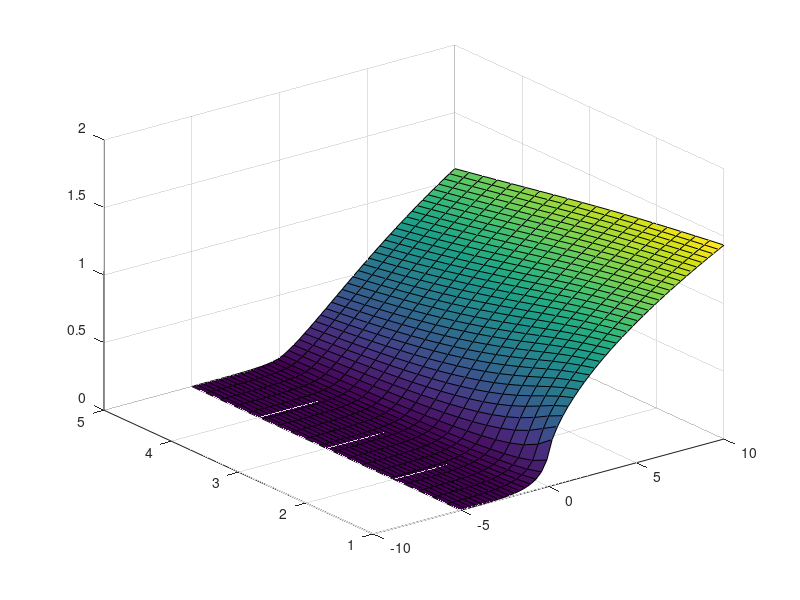

Recreate this plot in MATLAB.
% This script computes the integral function I(x;R) on a 2D X-R grid and
% outputs to a text file for future interpolation purposes

% ====== Define the grid ======

xMin = -5;
xMax = 10;
numX = 50;

RMin = 1;
RMax = 5;
numR = 20;

xList = linspace(xMin, xMax, numX);
RList = linspace(RMin, RMax, numR);

I = zeros(numX, numR);

% Integration settings
tMax = 100;

% ====== Compute I ======
for i=1:numX
    
    x = xList(i);
    
    for j=1:numR
        
        R = RList(j);
        
        if x == 0
            
            % Compute the no-mirror `Debye' Contribution
            I(i,j) = 0.25;
            
            % Finite mirror contributions
            if R > 1
                
                I(i,j) = I(i,j) - 0.25 * (R-1) * acsch(sqrt(R-1)) / sqrt(R);
                
            end
            
        elseif x > 0
            
            % Compute the no-mirror 'Debye' Contribution
            I(i,j) = 0.125*x*exp(0.5*x)*( besselk(1, 0.5*x)+besselk(0, 0.5*x) );
            
            % Finite mirror contributions
            if R > 1
                
                a = sqrt(x/(R-1));
                f = integral(@(t) cosh(0.5*t).*dawson(a*cosh(0.5*t)).*exp(-0.5*x*cosh(t)),...
                             0,tMax);
                I(i,j) = I(i,j) - 0.25*sqrt( x*(R-1) )*exp(0.5*x)*f;
                 
            end
            
        else
            
            xAbs = abs(x);
            
            % Compute the no-mirror 'Debye' Contribution
            I(i,j) = 0.125*xAbs*exp(-0.5*xAbs)*( besselk(1, 0.5*xAbs)-besselk(0, 0.5*xAbs) );
            
            % Finite mirror contributions
            if R > 1
                
                a = sqrt(xAbs/(R-1));
                f = integral(@(t) sinh(0.5*t).*dawson(a*sinh(0.5*t)).*exp(-0.5*xAbs*cosh(t)),...
                             0,tMax);
                I(i,j) = I(i,j) - 0.25*sqrt( xAbs*(R-1) )*exp(-0.5*xAbs)*f;
                
            end
            
        end
        

    end
    
end

% ====== Plot table ======

xGrid = repmat(xList',[1,numR]);
RGrid = repmat(RList,[numX,1]);

surf(xGrid,RGrid,I)

% % ====== Output table ======
% 
% % Path to data storage location
% dataPath = '/Users/Nick/Documents/MATLAB/Research_Data/SOL';
% 
% % data file name
% fileName = 'I_func_TableData.txt';
% 
% file = fullfile(dataPath,fileName);
% fid = fopen(file,'w');
% 
% % Flatten all arrays into 1-D vectors to store as 3 column file
% xOut = repmat(xList,[1,numR]);
% rOut = reshape( repmat(RList,[numX,1]), [1,numR*numX] );
% IOut = reshape(I, [1,numR*numX]);
% 
% % file key: xvals Rvals Ivals
% fprintf(fid,'%f %f %f \n',[xOut;rOut;IOut]);
% 
% fclose(fid);
